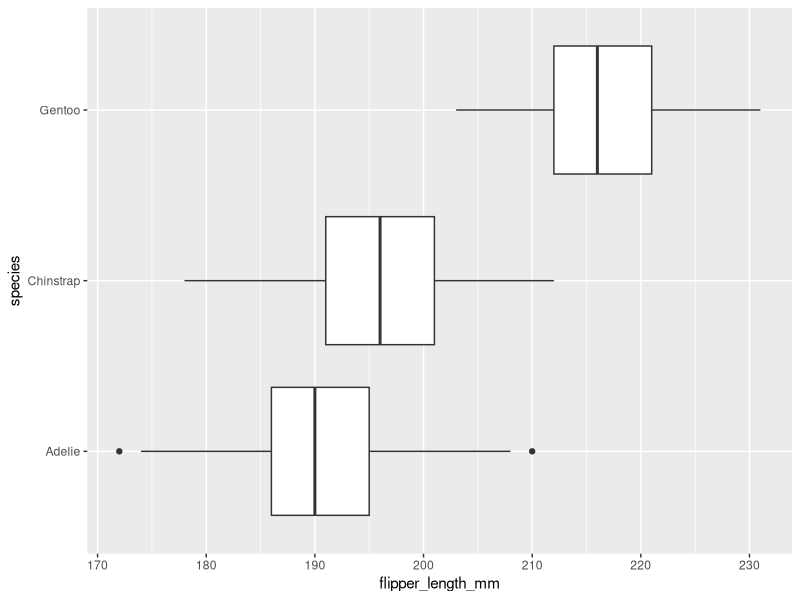
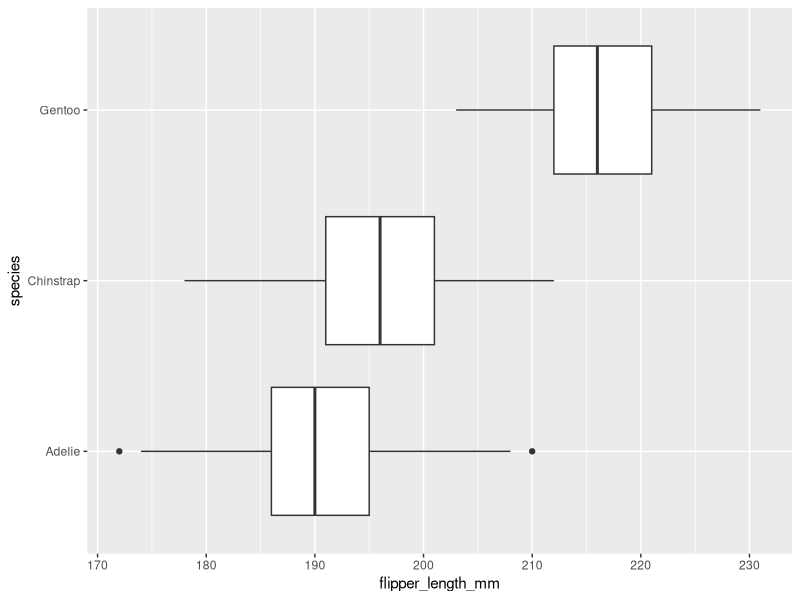
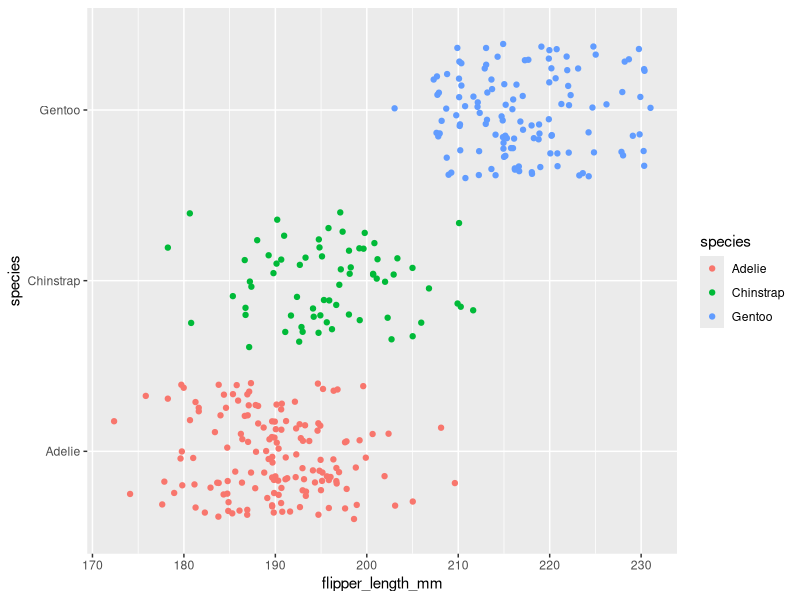

The R script that drew these images, in order:
## ---- chunk 1
knitr::opts_chunk$set(error = TRUE)
## ---- chunk 2
library(palmerpenguins)
penguins
## ---- chunk 3
library(ggplot2)
## ---- chunk 4
ggplot(data = penguins, mapping = aes(x = flipper_length_mm, y = species)) +
  geom_boxplot()
## ---- chunk 5
ggplot(data = penguins, mapping = aes(x = flipper_length_mm, y = species, colors = species)) +
  geom_boxplot()
## ---- chunk 6
ggplot(data = penguins, mapping = aes(x = flipper_length_mm, y = species, color = species)) +
  geom_jitter()
## ---- chunk 7

## ---- chunk 8

## ---- chunk 9

## ---- chunk 10

## ---- chunk 11

## ---- chunk 12

## ---- chunk 13

## ---- chunk 14

